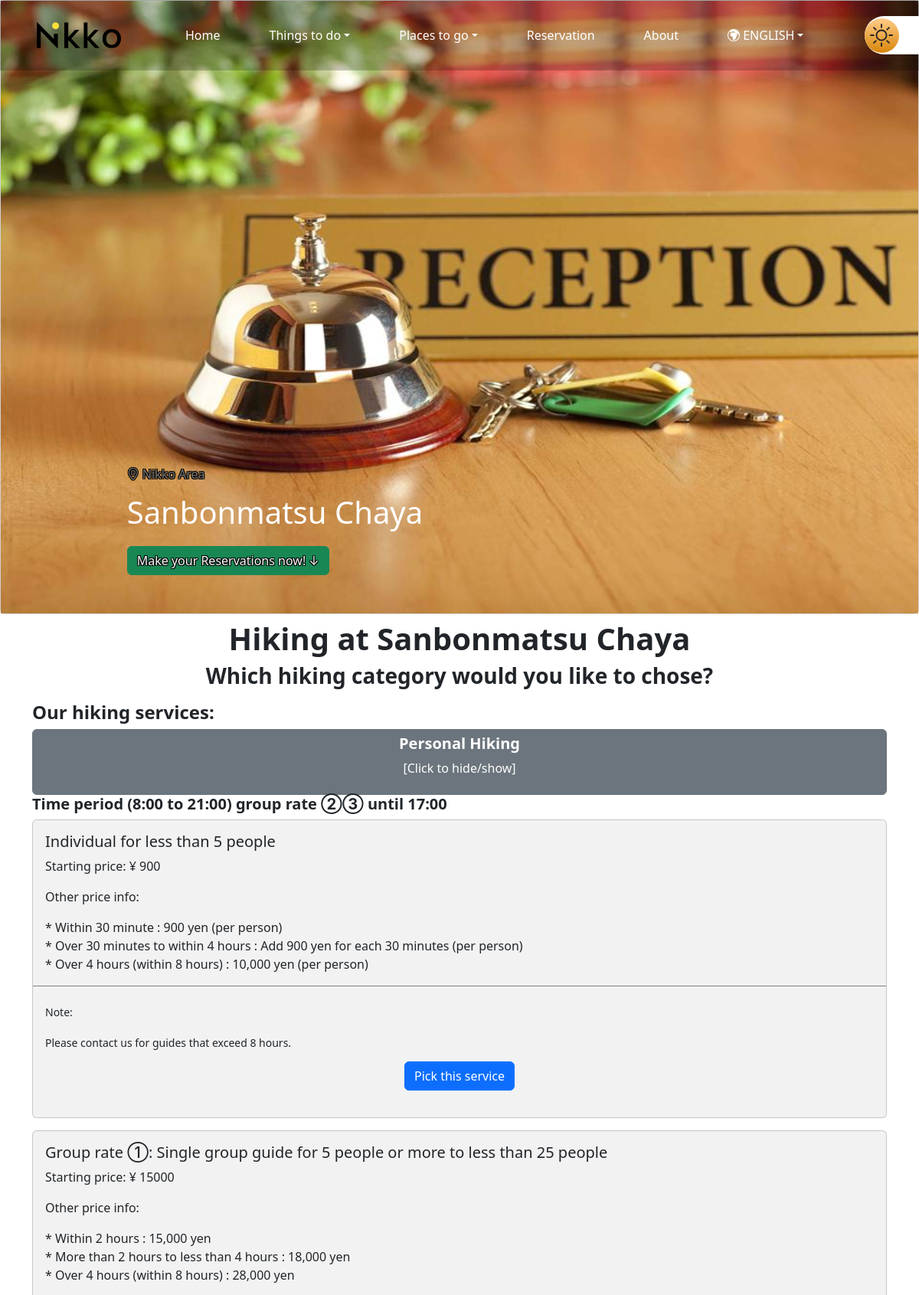
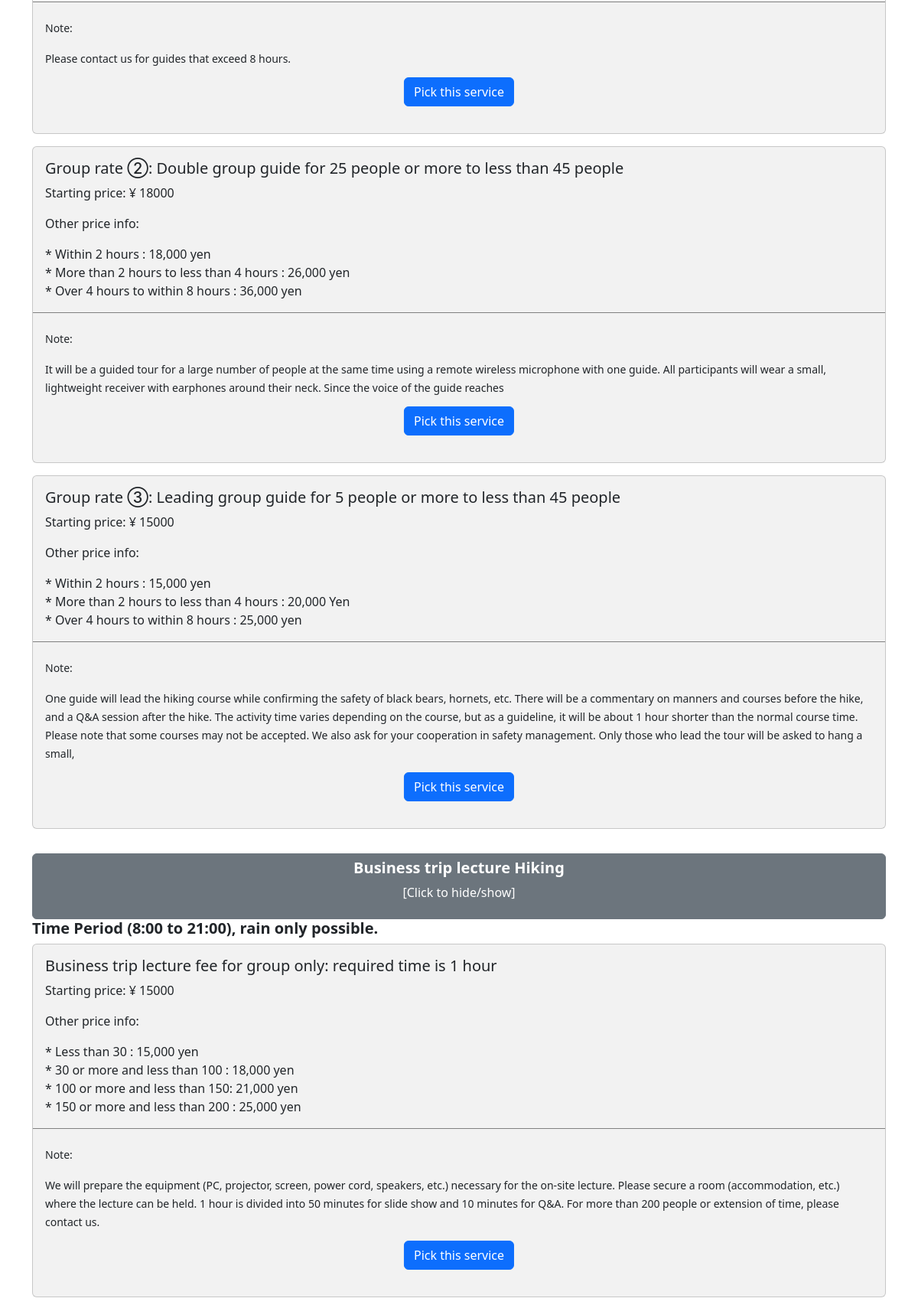
The page /hiking.php (upper part) on the database its author committed (2 pictures, top to bottom).
### tables this page shows
CREATE TABLE `item` (
  `item_id` int(11) NOT NULL,
  `item_name` varchar(255) NOT NULL,
  `item_img` varchar(255) DEFAULT 'images/default.jpg',
  `item_stock` int(11) NOT NULL,
  `category` varchar(30) NOT NULL,
  `subcategory` varchar(30) NOT NULL,
  `item_price` float NOT NULL,
  `additional_info` varchar(500) DEFAULT NULL,
  `item_note` varchar(500) NOT NULL
);

### admin/inc/db_config.php (called while the page is built, shortened)
<?php
class getDB
{
        public $tableitem;
        public $con;
    public function __construct(
        $dbname = "sanbonmatsu_reservation",
        $tableitem = "item",
        $tableadmin = "admin_table",
        $tablecart = "item_cart",
        $tablereservation = "reservation",
        $tablemail = "email_details",
        $servername = "localhost",
        $username = "root",
        $password = "",
    )
    {
      $this->tableitem = $tableitem;
        $this->con = mysqli_connect($servername, $username, $password);
        $sql = "CREATE DATABASE IF NOT EXISTS $dbname";
        if(mysqli_query($this->con, $sql)){
            $this->con = mysqli_connect($servername, $username, $password, $dbname);
        }
    }
    public function getDataHikingPersonal(){
      $sql = "SELECT * FROM $this->tableitem WHERE category = 'Hiking' AND subcategory = 'Personal'";
        $result = mysqli_query($this->con, $sql);
        if(mysqli_num_rows($result) > 0){
            return $result;
        }
    }
    public function getDataHikingBusiness(){
      $sql = "SELECT * FROM $this->tableitem WHERE category = 'Hiking' AND subcategory = 'Business'";
      $result = mysqli_query($this->con, $sql);
      if(mysqli_num_rows($result) > 0){
          return $result;
      }
  }
} ?>

### admin/inc/component.php (the view, shortened to what this page needs)
<?php
function componentHiking($item_name, $additional_info, $item_note, $item_price, $item_id){
    $element = "
         <div class=\"card mb-3 card-book-info\">
            <div class=\"card-body\">
                <h5 class=\"card-title\">$item_name</h5>
                <p class=\"card-text\">Starting price: ¥ $item_price</p>
                <p class=\"card-text\">Other price info:</p>
                <p class=\"card-text\">$additional_info</p>
            </div>
            <div class=\"card-body card-note\">
                <p class=\"card-text\"><small>Note:</small></p>
                <p class=\"card-text\"><small>$item_note</small></p>
            </div>
            <div class=\"card-body justify-content-center\">
            <button type=\"button\" class=\"btn btn-primary btn-add\"><a class=\"dropdown-item\" href=\"inc/addtocart/addHiking.php? getidhiking='$item_id'\">Pick this service
            </a></button>
            </div>
        </div>
    ";
    echo $element;
}

### hiking.php (shortened to what this page needs)
<?php
require_once ('admin\inc\component.php');
require_once ('admin\inc\db_config.php');
$database = new getDB("sanbonmatsu_reservation", "item");
?>
<!DOCTYPE html>
<html lang="en">
<head>
    <link rel="stylesheet" href="style.css">
    <link rel="stylesheet" href="effect.css">
    <link href="https://cdn.jsdelivr.net/npm/bootstrap@5.3.0-alpha1/dist/css/bootstrap.min.css" rel="stylesheet"
>
    <link rel="stylesheet" href="bootsrap-datepicker\css\bootstrap-datepicker.min.css">
    <link rel="stylesheet" href="bootsrap-datepicker\css\bootstrap-datepicker3.min.css">
    <link rel="stylesheet" href="bootsrap-datepicker\css\bootstrap-datepicker3.css">
    <link href="https://cdn.jsdelivr.net/npm/bootstrap@5.3.0-alpha1/dist/css/bootstrap.min.css" rel="stylesheet"
>
    <link rel="stylesheet" href="bootsrap-datepicker\css\bootstrap-datepicker.min.css">
    <link rel="stylesheet" href="bootsrap-datepicker\css\bootstrap-datepicker3.min.css">
    <link rel="stylesheet" href="bootsrap-datepicker\css\bootstrap-datepicker3.css">
    <link href="https://unpkg.com/gijgo@1.9.14/css/gijgo.min.css" rel="stylesheet" type="text/css" />
</head>
<body>
    <?php include 'inc/navbar.php'; ?>
    <?php include 'inc/header.php'; ?>
    <section id="reservation">
        <div class="container">
            <div class="row text-center mt-2 d-block">
                <div class="col mb-2">
                    <h1 class="news-title">Hiking at Sanbonmatsu Chaya</h1>
                </div>
                <div class="col mt-2 mb-2">
                    <h3 class="news-title">Which hiking category would you like to chose?</h3>
                </div>
            </div>
            <div class="row text-start mt-3 d-block">
                <div class="col mt-2 mb-2">
                    <h4 class="news-title">Our hiking services:</h4>
                </div>
                <div class="col mt-2 mb-2">
                    <button type="button" onclick="myFunction1()" class=" btn text-center btn-hiking-title
                        btn-secondary">
                        <h5 class="news-title">Personal Hiking
                        </h5>
                        <p>[Click to hide/show]</p>
                    </button>
                    <h5 class="news-title">Time period (8:00 to 21:00) group rate ②③ until 17:00
                    </h5>
                </div>
            </div>
            <div id="personalhiking-div">
                <div class="row d-block ">
                    <div class="col">
                        <?php
                        $result = $database->getDataHikingPersonal();
                        while ($row = mysqli_fetch_assoc($result)){
                            componentHiking($row['item_name'], $row['additional_info'], $row['item_note'], $row['item_price'], $row['item_id']);
                        }
                    ?>
                    </div>
                </div>
            </div>
            <div class="row">
                <div col="col">
                    <div class="row text-start mt-3 d-block">
                        <div class="col mt-2 mb-2">
                            <button type="button" onclick="myFunction2()" class=" btn btn-secondary btn-hiking-title">
                                <h5 class="news-title">Business trip lecture Hiking
                                </h5>
                                <p>[Click to hide/show]</p>
                            </button>
                            <h5 class="news-title">Time Period (8:00 to 21:00), rain
                                only
                                possible.</h5>
                        </div>
                    </div>
                </div>
            </div>
            <div id="businesshiking-div">
                <div class="row d-block">
                    <div class="col"> <?php
                        $result = $database->getDataHikingBusiness();
                        while ($row = mysqli_fetch_assoc($result)){
                            componentHiking($row['item_name'], $row['additional_info'], $row['item_note'], $row['item_price'],  $row['item_id']);
                        }
                    ?></div>
                </div>
            </div>
        </div>
    </section>
</body>
</html>

### style.css (style rules this page uses)
html, body { overflow-x: hidden; margin: 0px; padding: 0px; position: relative; transition: background-color 0.1s ease-in; }
html { font-family: "Poppins"; }
p { padding-bottom: 0px; padding-top: 0px; }
.card-text { margin-top: 5px; }
.news-title { font-weight: 700; }

### hiking.php (style rules this page uses)
.card-book-info { background-color: #f2f2f2 }
.card-note { border-top: 1px solid grey; }
.btn-hiking-title { width: 100%; }
.btn-add { margin: 0; position: relative; left: 50%; -ms-transform: translate(-50%, -50%); transform: translate(-50%, -50%); }

### rows shown on the page
item: item_name "Individual for less than 5 people", item_price "900", additional_info "* Within 30 minute : 900 yen (per person) * Over 30 minutes to within 4 hours : Add 900 yen for each 30 minutes (per person) * Over 4 hours (within 8 hours) : 10,000 yen (per person)", item_note "Please contact us for guides that exceed 8 hours."
item: item_name "Group rate ①: Single group guide for 5 people or more to less than 25 people", item_price "15000", additional_info "* Within 2 hours : 15,000 yen * More than 2 hours to less than 4 hours : 18,000 yen * Over 4 hours (within 8 hours) : 28,000 yen", item_note "Please contact us for guides that exceed 8 hours."
item: item_name "Group rate ②: Double group guide for 25 people or more to less than 45 people", item_price "18000", additional_info "* Within 2 hours : 18,000 yen * More than 2 hours to less than 4 hours : 26,000 yen * Over 4 hours to within 8 hours : 36,000 yen", item_note "It will be a guided tour for a large number of people at the same time using a remote wireless microphone with one guide. All participants will wear a small, lightweight receiver with earphones around their neck. Since the voice of the guide reaches"
item: item_name "Group rate ③: Leading group guide for 5 people or more to less than 45 people", item_price "15000", additional_info "* Within 2 hours : 15,000 yen * More than 2 hours to less than 4 hours : 20,000 Yen * Over 4 hours to within 8 hours : 25,000 yen", item_note "One guide will lead the hiking course while confirming the safety of black bears, hornets, etc. There will be a commentary on manners and courses before the hike, and a Q&A session after the hike. The activity time varies depending on the course, but as a guideline, it will be about 1 hour shorter than the normal course time. Please note that some courses may not be accepted. We also ask for your cooperation in safety management. Only those who lead the tour will be asked to hang a small,"
item: item_name "Business trip lecture fee for group only: required time is 1 hour", item_price "15000", additional_info "* Less than 30 : 15,000 yen * 30 or more and less than 100 : 18,000 yen * 100 or more and less than 150: 21,000 yen * 150 or more and less than 200 : 25,000 yen", item_note "We will prepare the equipment (PC, projector, screen, power cord, speakers, etc.) necessary for the on-site lecture. Please secure a room (accommodation, etc.) where the lecture can be held. 1 hour is divided into 50 minutes for slide show and 10 minutes for Q&A. For more than 200 people or extension of time, please contact us."
